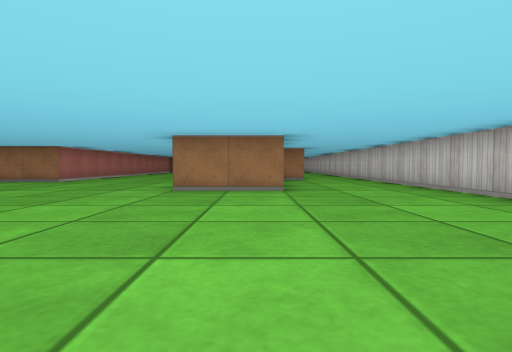
[1] (above)

24 first-person views from a walk through a cub3D ray-caster map. The camera is about half as high as the walls, tilts 2° down and sees 80° across. The floor is counted in squares. Each view is taken from the middle of a square. On the plan, view 1 faces up. The plan holds only what a view shows up to about 9 squares ahead; the rest is blank.

[2]
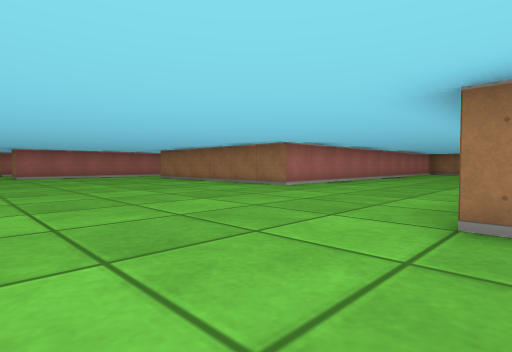

[3]
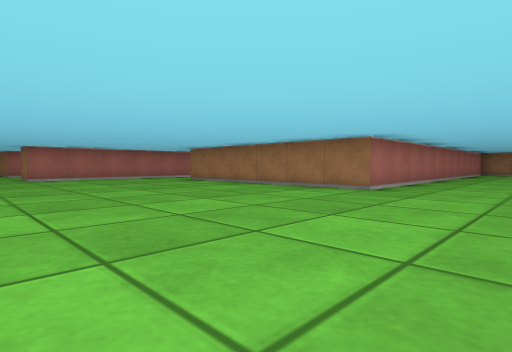

[4]
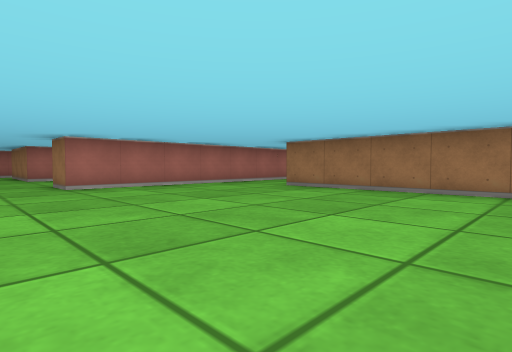

[5]
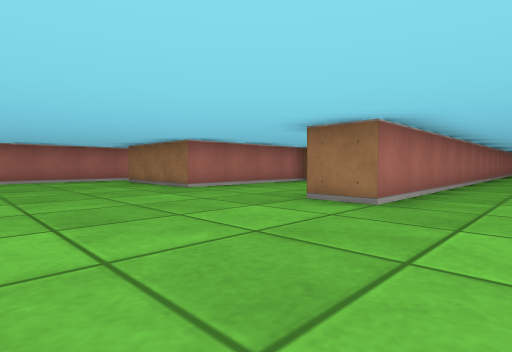

[6]
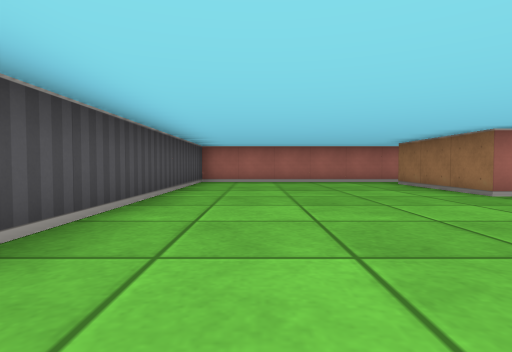

[7]
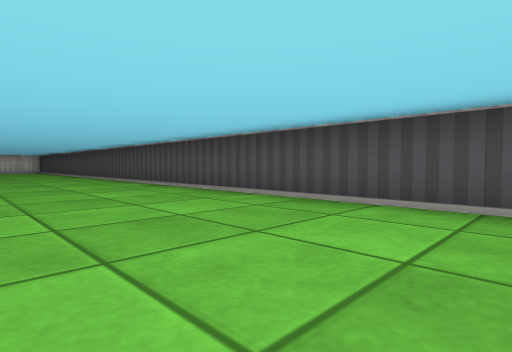

[8]
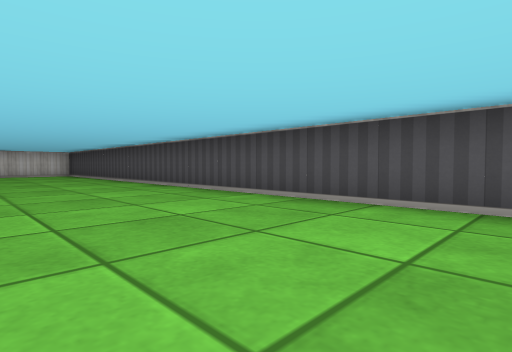

[9]
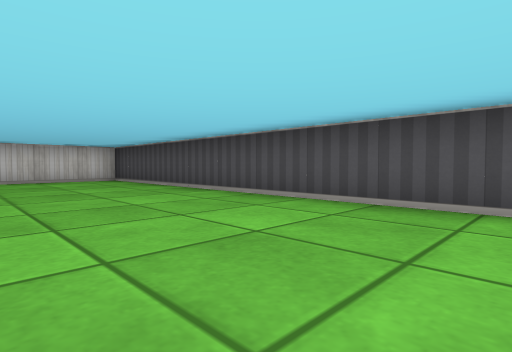

[10]
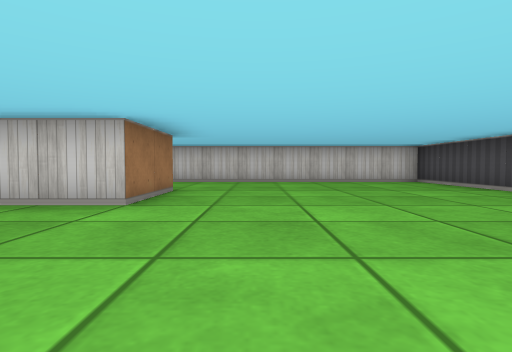

[11]
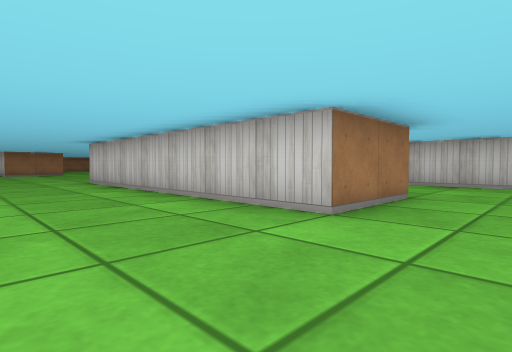

[12]
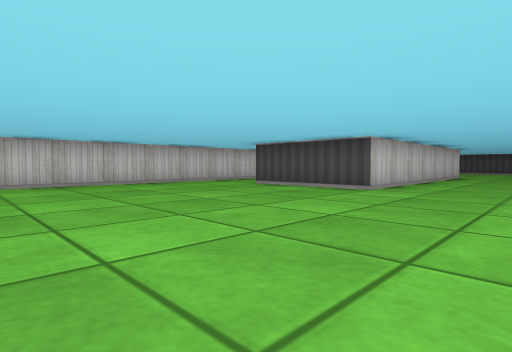

[13]
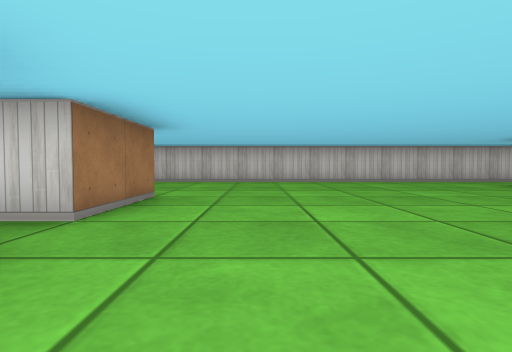

[14]
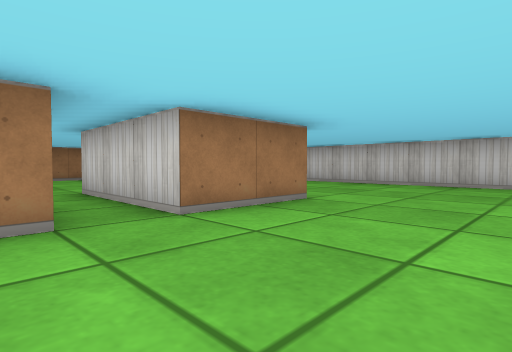

[15]
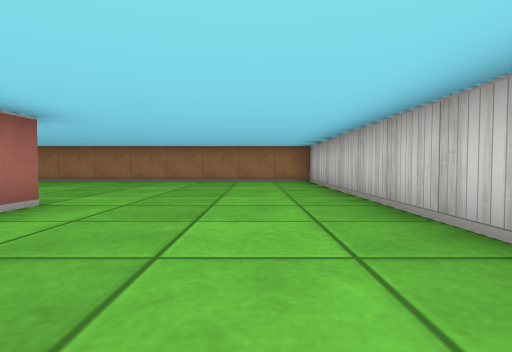

[16]
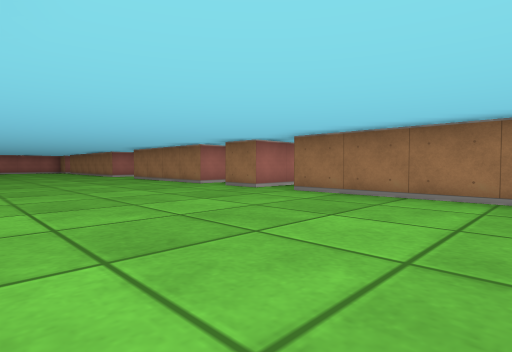

[17]
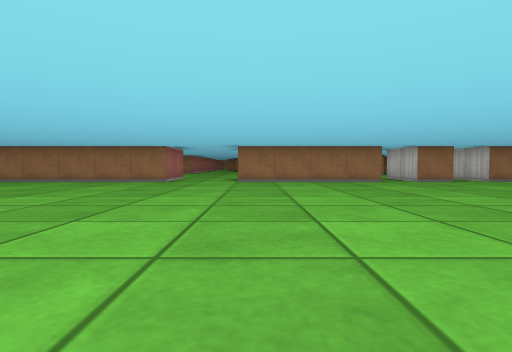

[18]
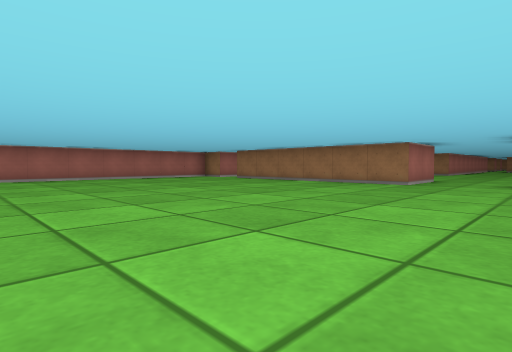

[19]
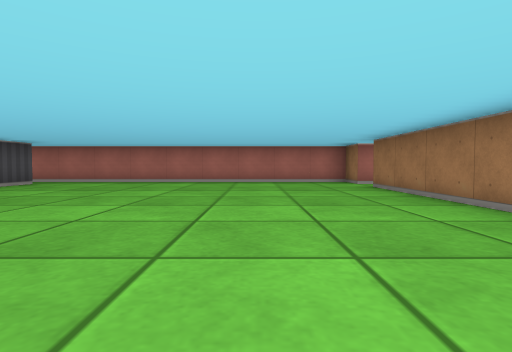

[20]
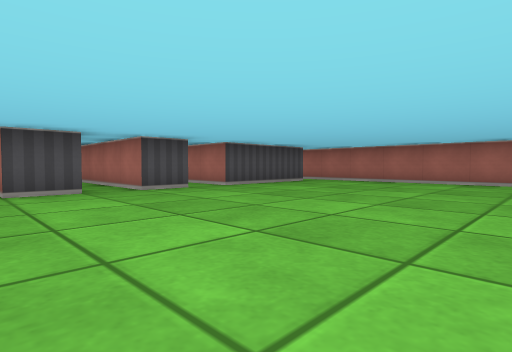

[21]
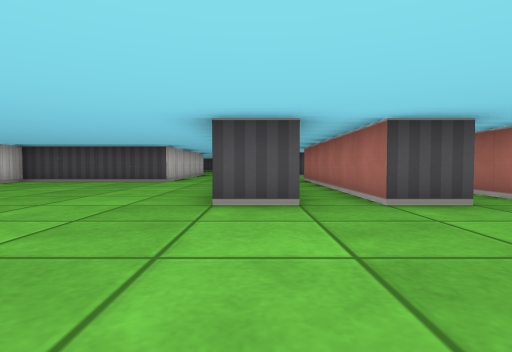

[22]
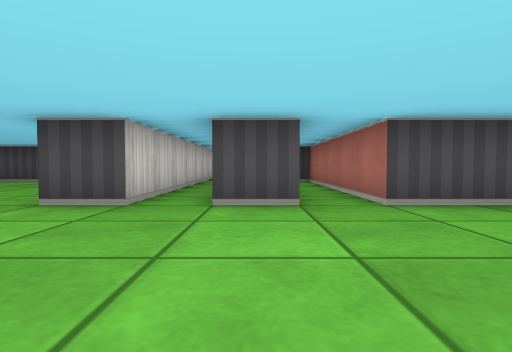

[23]
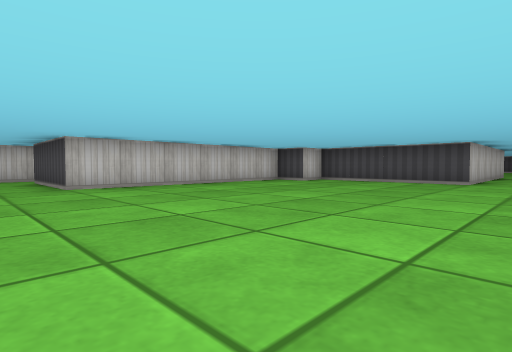

[24]
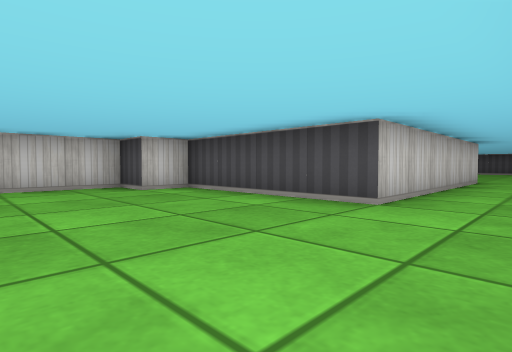

### Floor plan
Key: @ floor where view 1 was taken; # wall or solid block; . floor.
Columns run from 22 left of view 1 to 4 right of it. Each row starts with its distance up from view 1.
 31          ..
 30          ..
 29         #..     #
 28 ##.######..####.#.#########
 27 #.........................#
 26 #.........................#
 25 #.........................#
 24 #.........................#
 23 #.........................#
 22 #...................##....#
 21 #...............###.##....#
 20 #...............###.##....#
 19 #.###.#.#.......# ........#
 18     #.#.#.......#.........#
 17     #.#.#.......# ........#
 16     #.#.#.......# ........#
 15     #.#.#......## ........#
 14     ### #..######.........#
 13         #..#    #.........#
 12         #..#    #....###..#
 11         #..#    #....#   .#
 10         #..#    #....#    #
  9         #..######....# ...#
  8     #.  #............# ...#
  7     #.. #............# ...#
  6     #...#............##...#
  5 #.###...#.................#
  4 #.........................#
  3 #.........................#
  2 #.........................#
  1 #.........................#
  0 #.....................@...#
 -1 ###########################

Where each view was taken, in squares from view 1:
view 1: 0 up, 0 right, facing up
view 2: 3 up, 1 left, facing up-left
view 3: 3 up, 3 left, facing up-left
view 4: 3 up, 7 left, facing up-left
view 5: 1 up, 12 left, facing up-left
view 6: 1 up, 13 left, facing left
view 7: 3 up, 17 left, facing down-right
view 8: 3 up, 11 left, facing down-right
view 9: 3 up, 6 left, facing down-right
view 10: 4 up, 5 left, facing right
view 11: 4 up, 4 left, facing up-right
view 12: 18 up, 4 left, facing down-right
view 13: 18 up, 5 left, facing right
view 14: 17 up, 4 left, facing up-right
view 15: 19 up, 2 right, facing up
view 16: 23 up, 1 left, facing up-left
view 17: 19 up, 11 left, facing up
view 18: 20 up, 11 left, facing up-left
view 19: 25 up, 13 left, facing left
view 20: 25 up, 13 left, facing down-left
view 21: 23 up, 14 left, facing down
view 22: 23 up, 16 left, facing down
view 23: 23 up, 13 left, facing down-right
view 24: 18 up, 13 left, facing down-right
